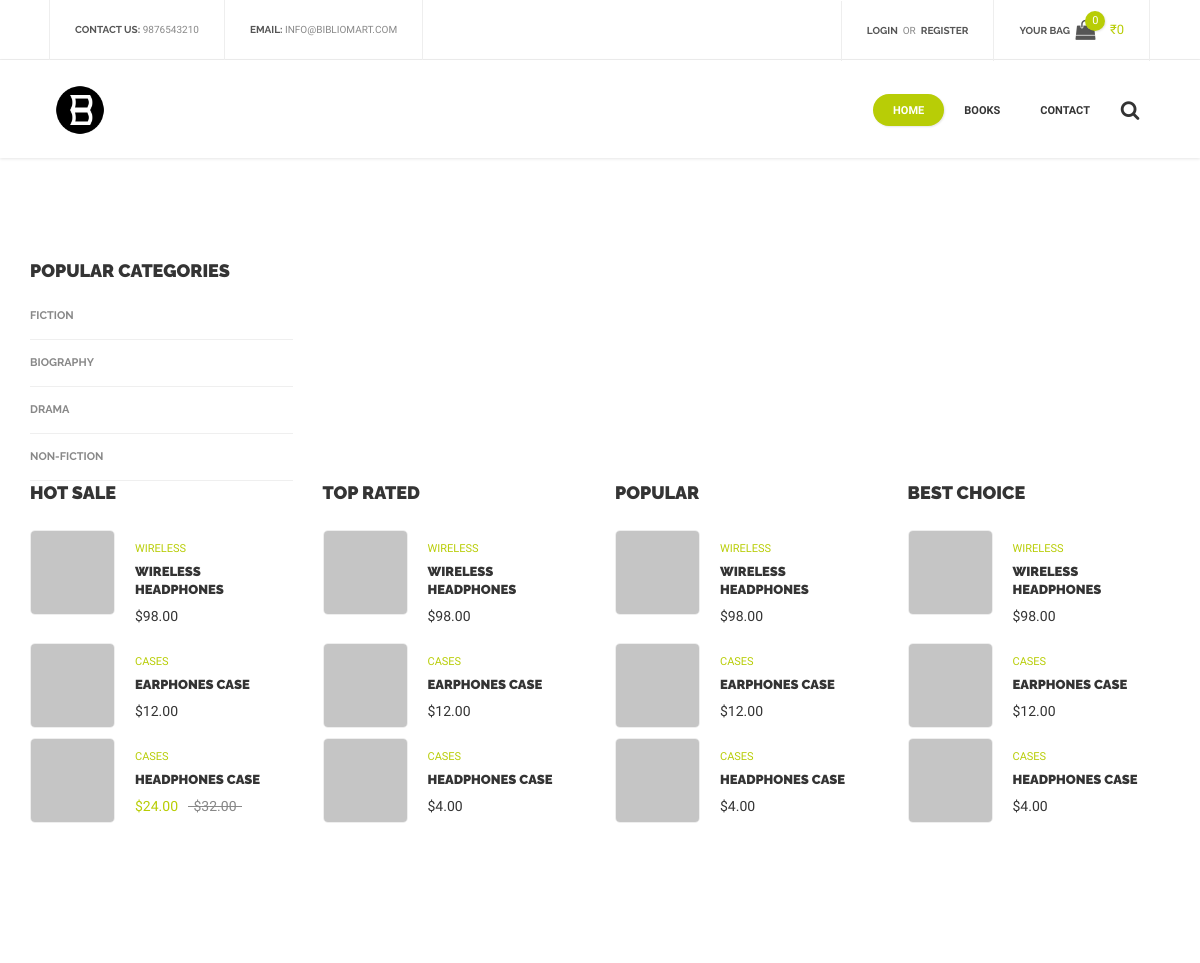
Before: /books with the older database file.
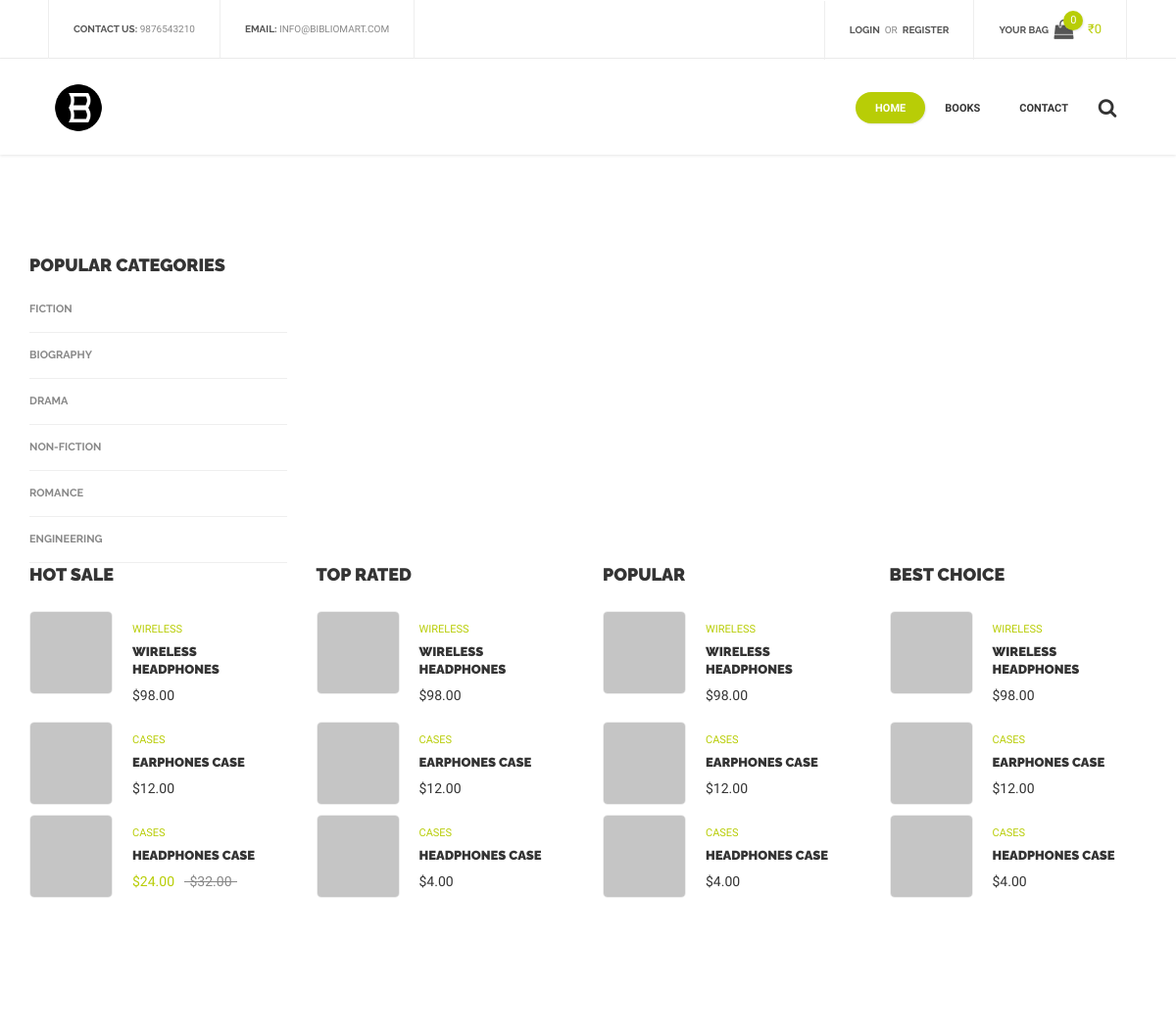
After: the same page with the newer database file.
### models.py (models this page shows, shortened)
class Category(db.Model):
    __tablename__ = "category"
    id = db.Column(db.String, primary_key=True)
    name = db.Column(db.String, nullable=False)

### app.py (the view)
@app.route('/books', methods = ['GET', 'POST'])
@app.route('/books/<category>', methods = ['GET', 'POST'])
def product_list_page(category=''):
    categories = Category.query.all()
    if current_user.is_authenticated:
        cart = g.user.cart.first()
        if not cart:
            cart = Cart(g.user.id)
    else:
        cart=None
    if category:
        selected_category = Category.query.filter_by(name=category)
        if not selected_category:
            return redirect(urlfor('error_404'))
        else:
            books = Book.query.filter(Book.category.has(name=category)).all()
    else:
        books = Book.query.all()
    page = category.capitalize()
    return render_template('products_list.html',page=page, categories=categories, books=books, cart=cart)

### app.py (called while the page is built)
@app.before_request
def before_request():
    g.user = current_user

### templates/products_list.html (shortened to what this page needs)
<!DOCTYPE html>
<html lang="en">
<head>
    <link href="{{ url_for('static', filename='css/bootstrap.min.css')}}" rel="stylesheet">
    <link href="{{ url_for('static', filename='css/bootstrap.extension.css')}}" rel="stylesheet">
    <link href="{{ url_for('static', filename='css/style.css')}}" rel="stylesheet">
    <link href="{{ url_for('static', filename='css/swiper.css')}}" rel="stylesheet">
    <link href="{{ url_for('static', filename='css/sumoselect.css')}}" rel="stylesheet">
    <link href="{{ url_for('static', filename='css/font-awesome.min.css')}}" rel="stylesheet">
</head>
<body class="fonts-1">
    <div id="content-block">
        {% include 'header.html' %}
        <div class="container">
            <div class="empty-space col-xs-b15 col-sm-b50 col-md-b100"></div>
            <div class="row">
                <div class="col-md-9 col-md-push-3">
                    <div class="empty-space col-xs-b25 col-sm-b60"></div>
                </div>
                <div class="col-md-3 col-md-pull-9">
                    <div class="h4 col-xs-b10">popular categories</div>
                    <ul class="categories-menu transparent">
                        {% for i in categories %}
                        <li>
                            <a href="/books/{{i.name}}">{{i.name}}</a>
                        </li>
                        {% endfor %}
                    </ul>
                </div>
            </div>
            <div class="row">
                <div class="col-sm-6 col-md-3 col-xs-b25">
                    <div class="h4 col-xs-b25">Hot Sale</div>
                    <div class="product-shortcode style-4 rounded clearfix">
                        <a class="preview" href="#"><img src="../static/img/product-28.jpg" alt="" /></a>
                        <div class="description">
                            <div class="simple-article color size-1 col-xs-b5"><a href="#">WIRELESS</a></div>
                            <h6 class="h6 col-xs-b10"><a href="#">wireless headphones</a></h6>
                            <div class="simple-article dark">$98.00</div>
                        </div>
                    </div>
                    <div class="product-shortcode style-4 rounded clearfix">
                        <a class="preview" href="#"><img src="../static/img/product-29.jpg" alt="" /></a>
                        <div class="description">
                            <div class="simple-article color size-1 col-xs-b5"><a href="#">CASES</a></div>
                            <h6 class="h6 col-xs-b10"><a href="#">earphones case</a></h6>
                            <div class="simple-article dark">$12.00</div>
                        </div>
                    </div>
                    <div class="product-shortcode style-4 rounded clearfix">
                        <a class="preview" href="#"><img src="../static/img/product-30.jpg" alt="" /></a>
                        <div class="description">
                            <div class="simple-article color size-1 col-xs-b5"><a href="#">CASES</a></div>
                            <h6 class="h6 col-xs-b10"><a href="#">headphones case</a></h6>
                            <div class="simple-article"><span class="color">$24.00</span>&nbsp;&nbsp;&nbsp;<span class="line-through">$32.00</span></div>
                        </div>
                    </div>
                </div>
                <div class="col-sm-6 col-md-3 col-xs-b25">
                    <div class="h4 col-xs-b25">Top Rated</div>
                    <div class="product-shortcode style-4 rounded clearfix">
                        <a class="preview" href="#"><img src="../static/img/product-31.jpg" alt="" /></a>
                        <div class="description">
                            <div class="simple-article color size-1 col-xs-b5"><a href="#">WIRELESS</a></div>
                            <h6 class="h6 col-xs-b10"><a href="#">wireless headphones</a></h6>
                            <div class="simple-article dark">$98.00</div>
                        </div>
                    </div>
                    <div class="product-shortcode style-4 rounded clearfix">
                        <a class="preview" href="#"><img src="../static/img/product-32.jpg" alt="" /></a>
                        <div class="description">
                            <div class="simple-article color size-1 col-xs-b5"><a href="#">CASES</a></div>
                            <h6 class="h6 col-xs-b10"><a href="#">earphones case</a></h6>
                            <div class="simple-article dark">$12.00</div>
                        </div>
                    </div>
                    <div class="product-shortcode style-4 rounded clearfix">
                        <a class="preview" href="#"><img src="../static/img/product-33.jpg" alt="" /></a>
                        <div class="description">
                            <div class="simple-article color size-1 col-xs-b5"><a href="#">CASES</a></div>
                            <h6 class="h6 col-xs-b10"><a href="#">headphones case</a></h6>
                            <div class="simple-article dark">$4.00</div>
                        </div>
                    </div>
                </div>
                <div class="col-sm-6 col-md-3 col-xs-b25">
                    <div class="h4 col-xs-b25">Popular</div>
                    <div class="product-shortcode style-4 rounded clearfix">
                        <a class="preview" href="#"><img src="../static/img/product-34.jpg" alt="" /></a>
                        <div class="description">
                            <div class="simple-article color size-1 col-xs-b5"><a href="#">WIRELESS</a></div>
                            <h6 class="h6 col-xs-b10"><a href="#">wireless headphones</a></h6>
                            <div class="simple-article dark">$98.00</div>
                        </div>
                    </div>
                    <div class="product-shortcode style-4 rounded clearfix">
                        <a class="preview" href="#"><img src="../static/img/product-35.jpg" alt="" /></a>
                        <div class="description">
                            <div class="simple-article color size-1 col-xs-b5"><a href="#">CASES</a></div>
                            <h6 class="h6 col-xs-b10"><a href="#">earphones case</a></h6>
                            <div class="simple-article dark">$12.00</div>
                        </div>
                    </div>
                    <div class="product-shortcode style-4 rounded clearfix">
                        <a class="preview" href="#"><img src="../static/img/product-36.jpg" alt="" /></a>
                        <div class="description">
                            <div class="simple-article color size-1 col-xs-b5"><a href="#">CASES</a></div>
                            <h6 class="h6 col-xs-b10"><a href="#">headphones case</a></h6>
                            <div class="simple-article dark">$4.00</div>
                        </div>
                    </div>
                </div>
                <div class="col-sm-6 col-md-3 col-xs-b25">
                    <div class="h4 col-xs-b25">Best Choice</div>
                    <div class="product-shortcode style-4 rounded clearfix">
                        <a class="preview" href="#"><img src="../static/img/product-37.jpg" alt="" /></a>
                        <div class="description">
                            <div class="simple-article color size-1 col-xs-b5"><a href="#">WIRELESS</a></div>
                            <h6 class="h6 col-xs-b10"><a href="#">wireless headphones</a></h6>
                            <div class="simple-article dark">$98.00</div>
                        </div>
                    </div>
                    <div class="product-shortcode style-4 rounded clearfix">
                        <a class="preview" href="#"><img src="../static/img/product-38.jpg" alt="" /></a>
                        <div class="description">
                            <div class="simple-article color size-1 col-xs-b5"><a href="#">CASES</a></div>
                            <h6 class="h6 col-xs-b10"><a href="#">earphones case</a></h6>
                            <div class="simple-article dark">$12.00</div>
                        </div>
                    </div>
                    <div class="product-shortcode style-4 rounded clearfix">
                        <a class="preview" href="#"><img src="../static/img/product-39.jpg" alt="" /></a>
                        <div class="description">
                            <div class="simple-article color size-1 col-xs-b5"><a href="#">CASES</a></div>
                            <h6 class="h6 col-xs-b10"><a href="#">headphones case</a></h6>
                            <div class="simple-article dark">$4.00</div>
                        </div>
                    </div>
                </div>
            </div>
        </div>
        <div class="empty-space col-xs-b15 col-sm-b45"></div>
        <div class="empty-space col-md-b70"></div>
    </div>
</body>
</html>

### templates/header.html (shortened to what this page needs)
<header>
    <div class="header-top">
        <div class="content-margins">
            <div class="row">
                <div class="col-md-5 hidden-xs hidden-sm">
                    <div class="entry"><b>contact us:</b> <a href="tel:+9876543210">9876543210</a></div>
                    <div class="entry"><b>email:</b> <a href="mailto:info@bibliomart.com">info@bibliomart.com</a></div>
                </div>
                <div class="col-md-7 col-md-text-right">
                    {% if not g.user.is_authenticated %}
                    <div class="entry"><a href="/login"><b>login</b></a>&nbsp; or &nbsp;<a href="/register"><b>register</b></a></div>
                    {% else %}
                    <div class="entry"><a href="/logout"><b>logout</b></a></div>
                    <div class="entry"><a href="/orders"><b>My Orders</b></a></div>
                    <div class="entry"><a href="/user/edit"><b>My Profile</b></a></div>
                    {% endif %}
                    <div class="entry hidden-xs hidden-sm cart">
                        <a href="/cart">
                            <b class="hidden-xs">Your bag</b>
                            <span class="cart-icon">
                                <i class="fa fa-shopping-bag" aria-hidden="true"></i>
                                <span class="cart-label">{{cart.book_count if cart.book_count else 0}}</span>
                            </span>
                            <span class="cart-title hidden-xs">₹{{cart.total_price if cart.total_price else 0}}</span>
                        </a>
                    </div>
                </div>
            </div>
        </div>
    </div>
    <div class="header-bottom">
        <div class="content-margins">
            <div class="row">
                <div class="col-xs-3 col-sm-1">
                    <a id="logo" href="index.html"><img src="{{ url_for('static', filename='files/images/favicon.png')}}" alt="">Bibliomart</a>
                </div>
                <div class="col-xs-9 col-sm-11 text-right">
                    <div class="nav-wrapper">
                        <nav>
                            <ul>
                                <li class="active">
                                    <a href="/">Home</a>
                                </li>
                                <li>
                                    <a href="/books">Books</a>
                                </li>
                                <li><a href="/contact">contact</a></li>
                            </ul>
                        </nav>
                    </div>
                    <div class="header-bottom-icon toggle-search"><i class="fa fa-search" aria-hidden="true"></i></div>
                </div>
            </div>
        </div>
    </div>
</header>
<div class="header-empty-space"></div>

Changed rows visible on the page:
added Category: name "ROMANCE"
added Category: name "ENGINEERING"
